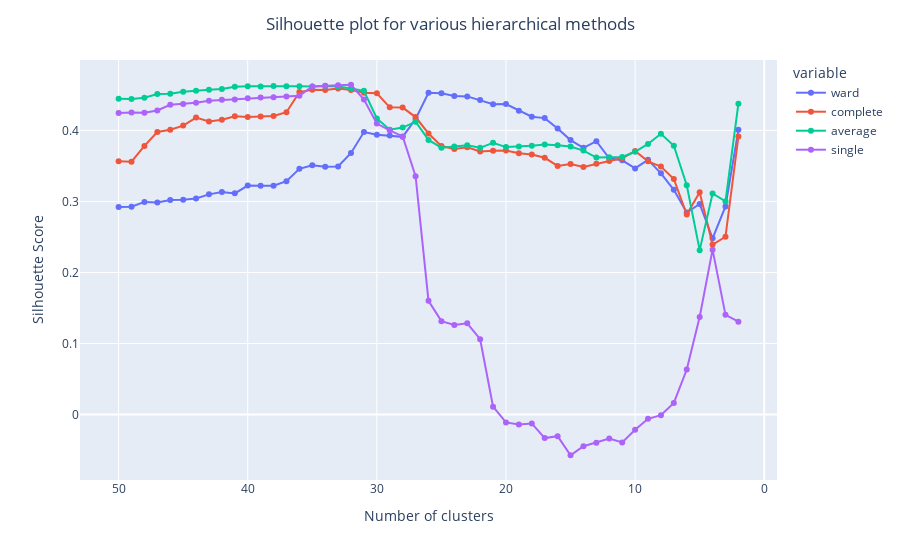

Notebook cell for this chart:
### Markdown cell above
*** 
#### <font color="White"> 3.1.1 Agglomerative Clustering <a class="anchor" id="threeoneone"></a>

[<font color="grey">Back to Index </font>](#index)

### Code cell
def silhouette_scores(data : pd.DataFrame, max_k : int):
    '''
    This function measures the performance of clustering based on silhouette score for diferent linkage methods  
    '''
    
    linkage_methods = ['ward', 'complete', 'average', 'single']
    scores = []

    for k in range(2, max_k + 1):
        row = []
        for link in linkage_methods:
            clustering = AgglomerativeClustering(n_clusters=k, linkage=link)
            labels = clustering.fit_predict(data)
            score = silhouette_score(data, labels)
            row.append(score)
        scores.append(row)

    return pd.DataFrame(scores, index=range(2, max_k + 1), columns=linkage_methods)

max_clusters = 50
result_df = silhouette_scores(df_norm, max_clusters)

fig = px.line(
    result_df, 
    x=result_df.index, 
    y=result_df.columns, 
    markers=True, 
    line_shape='linear'
)

fig.update_layout(
    title_text='Silhouette plot for various hierarchical methods',
    title_x=0.5,  # Center the title
    xaxis_title='Number of clusters',
    yaxis_title='Silhouette Score',
    xaxis=dict(autorange="reversed"),  # Invert X-axis
)

fig.show()

### Figure 1 — Plotly figure (JSON) as saved in the notebook; plotly's stock layout.template omitted (floating-point values rounded to 4 significant figures)
{"data": [{"hovertemplate": "variable=ward<br>index=%{x}<br>value=%{y}<extra></extra>", "legendgroup": "ward", "line": {"color": "#636efa", "dash": "solid", "shape": "linear"}, "marker": {"symbol": "circle"}, "mode": "markers+lines", "name": "ward", "orientation": "v", "showlegend": true, "type": "scatter", "x": [2, 3, 4, 5, 6, 7, 8, 9, 10, 11, 12, 13, 14, 15, 16, 17, 18, 19, 20, 21, 22, 23, 24, 25, 26, 27, 28, 29, 30, 31, 32, 33, 34, 35, 36, 37, 38, 39, 40, 41, 42, 43, 44, 45, 46, 47, 48, 49, 50], "xaxis": "x", "y": [0.4009, 0.2931, 0.2482, 0.2965, 0.2845, 0.3164, 0.3396, 0.3587, 0.3466, 0.358, 0.3608, 0.3849, 0.3755, 0.3865, 0.4028, 0.4174, 0.4194, 0.4278, 0.4372, 0.437, 0.4429, 0.448, 0.4484, 0.4525, 0.453, 0.4163, 0.391, 0.3928, 0.3939, 0.3978, 0.3684, 0.3492, 0.3488, 0.3511, 0.346, 0.3287, 0.3222, 0.3222, 0.3225, 0.3114, 0.3134, 0.31, 0.3042, 0.3026, 0.3021, 0.2985, 0.2994, 0.2925, 0.2921], "yaxis": "y"}, {"hovertemplate": "variable=complete<br>index=%{x}<br>value=%{y}<extra></extra>", "legendgroup": "complete", "line": {"color": "#EF553B", "dash": "solid", "shape": "linear"}, "marker": {"symbol": "circle"}, "mode": "markers+lines", "name": "complete", "orientation": "v", "showlegend": true, "type": "scatter", "x": [2, 3, 4, 5, 6, 7, 8, 9, 10, 11, 12, 13, 14, 15, 16, 17, 18, 19, 20, 21, 22, 23, 24, 25, 26, 27, 28, 29, 30, 31, 32, 33, 34, 35, 36, 37, 38, 39, 40, 41, 42, 43, 44, 45, 46, 47, 48, 49, 50], "xaxis": "x", "y": [0.3914, 0.2503, 0.2393, 0.313, 0.2815, 0.3317, 0.3491, 0.3566, 0.371, 0.3608, 0.357, 0.3532, 0.3487, 0.3529, 0.3501, 0.3615, 0.366, 0.368, 0.3719, 0.3714, 0.3704, 0.3763, 0.3741, 0.3781, 0.3958, 0.4188, 0.4322, 0.4326, 0.4524, 0.4532, 0.4571, 0.459, 0.4572, 0.4575, 0.4541, 0.4257, 0.4204, 0.4197, 0.4189, 0.4199, 0.4151, 0.4126, 0.4182, 0.4069, 0.401, 0.3978, 0.3783, 0.3561, 0.3567], "yaxis": "y"}, {"hovertemplate": "variable=average<br>index=%{x}<br>value=%{y}<extra></extra>", "legendgroup": "average", "line": {"color": "#00cc96", "dash": "solid", "shape": "linear"}, "marker": {"symbol": "circle"}, "mode": "markers+lines", "name": "average", "orientation": "v", "showlegend": true, "type": "scatter", "x": [2, 3, 4, 5, 6, 7, 8, 9, 10, 11, 12, 13, 14, 15, 16, 17, 18, 19, 20, 21, 22, 23, 24, 25, 26, 27, 28, 29, 30, 31, 32, 33, 34, 35, 36, 37, 38, 39, 40, 41, 42, 43, 44, 45, 46, 47, 48, 49, 50], "xaxis": "x", "y": [0.4377, 0.3001, 0.3113, 0.2315, 0.3229, 0.3784, 0.3953, 0.381, 0.37, 0.3626, 0.3624, 0.3618, 0.3716, 0.3774, 0.3792, 0.3803, 0.3785, 0.3773, 0.3766, 0.3826, 0.3756, 0.3792, 0.3776, 0.3758, 0.3867, 0.4124, 0.404, 0.4012, 0.417, 0.4558, 0.4591, 0.462, 0.4627, 0.4618, 0.4621, 0.4622, 0.4628, 0.462, 0.4624, 0.4616, 0.4585, 0.4572, 0.4559, 0.4545, 0.4517, 0.4513, 0.4462, 0.4444, 0.4445], "yaxis": "y"}, {"hovertemplate": "variable=single<br>index=%{x}<br>value=%{y}<extra></extra>", "legendgroup": "single", "line": {"color": "#ab63fa", "dash": "solid", "shape": "linear"}, "marker": {"symbol": "circle"}, "mode": "markers+lines", "name": "single", "orientation": "v", "showlegend": true, "type": "scatter", "x": [2, 3, 4, 5, 6, 7, 8, 9, 10, 11, 12, 13, 14, 15, 16, 17, 18, 19, 20, 21, 22, 23, 24, 25, 26, 27, 28, 29, 30, 31, 32, 33, 34, 35, 36, 37, 38, 39, 40, 41, 42, 43, 44, 45, 46, 47, 48, 49, 50], "xaxis": "x", "y": [0.1307, 0.1403, 0.2322, 0.1373, 0.06328, 0.01634, -0.0009302, -0.006028, -0.02143, -0.03943, -0.03384, -0.03962, -0.04462, -0.0574, -0.03056, -0.03326, -0.01258, -0.01421, -0.01113, 0.01107, 0.106, 0.1285, 0.1259, 0.1315, 0.16, 0.3355, 0.3916, 0.4001, 0.4098, 0.4437, 0.4644, 0.4638, 0.4628, 0.462, 0.4488, 0.4477, 0.447, 0.4463, 0.4453, 0.4436, 0.4432, 0.442, 0.439, 0.4372, 0.4361, 0.4281, 0.4249, 0.4252, 0.4245], "yaxis": "y"}], "layout": {"legend": {"title": {"text": "variable"}, "tracegroupgap": 0}, "margin": {"t": 60}, "title": {"text": "Silhouette plot for various hierarchical methods", "x": 0.5}, "xaxis": {"anchor": "y", "autorange": "reversed", "domain": [0, 1], "title": {"text": "Number of clusters"}}, "yaxis": {"anchor": "x", "domain": [0, 1], "title": {"text": "Silhouette Score"}}}}
